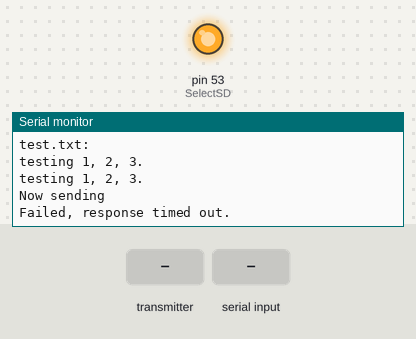
Recording of a sketch running on a simulated Arduino Mega 2560, built with avr-gcc and run on an emulated ATmega2560. Parts: output pins drawn as LEDs (lit = HIGH), the last lines printed to the serial monitor. The test bench sets the inputs (shaded band). Storage starts empty; no radio packets arrive unless stated; pins used as bus, display or sensor lines are not drawn.

Above: at 1.2 s.
1.3 s: the transmitter starts sending got_time = 0
At 2.2 s:
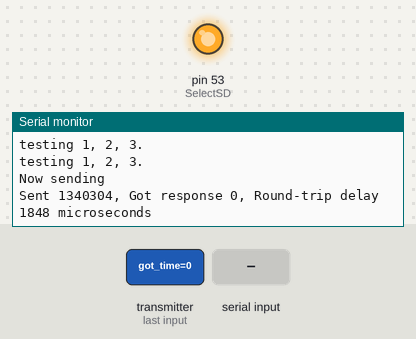
3.8 s: "R" received over Serial
5.9 s: the transmitter starts sending got_time = 256
8.9 s: "T" received over Serial
At 10.0 s:
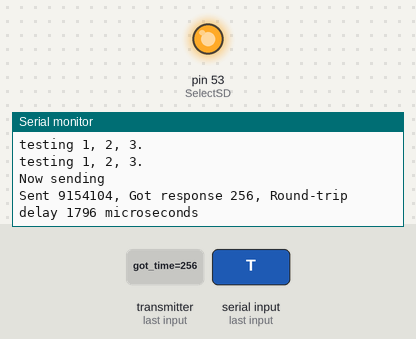
Timing chart, 0 to 11.5 s (numbered marks = the images above; inputs shaded):
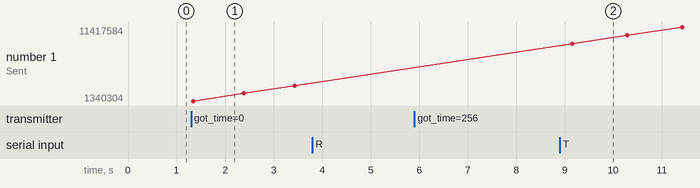

Measured:
- after the input at 1.3 s, the serial monitor: prints a new line at once (image 1)
- after the input at 8.9 s, the serial monitor: prints a new line after 0.13 s (image 2)
- plotted number 1: 3435704 → 11417584 after the input at 8.9 s

The sketch:

WORKING-NRF24LO1L-AND-SD-CARD-READER.ino
```cpp
/*
* Getting Started example sketch for nRF24L01+ radios
* This is a very basic example of how to send data from one node to another
* Updated: Dec 2014 by TMRh20
*/

#include <SPI.h>
#include "RF24.h"
//#include <SD.h>
#include "SdFat.h"

//Sd2Card card;
//SdVolume volume;
//SdFile root;


SdFat SD;

#define SD_CS_PIN 53
File myFile;

/****************** User Config ***************************/
/***      Set this radio as radio number 0 or 1         ***/
bool radioNumber = 1;

/* Hardware configuration: Set up nRF24L01 radio on SPI bus plus pins 7 & 8 */
RF24 radio(48, 49);
/**********************************************************/

byte addresses[][6] = {"1Node","2Node"};

const int SelectSD  = 53;  // pinnenummer brukt for CS til SD-kortet
const int Radio_CSN = 49; // pinnenummer brukt for CSN på radio (ikke endre denne)
const int Radio_CE  = 48;  // pinnenummer brukt til CE på radio (kan være uansett ledig pin)

// Used to control whether this node is sending or receiving
bool role = 1;

void setup() {
  Serial.begin(115200);

  while (!Serial) {}

//  if (SD.begin(SelectSD)) {
//    Serial.println("SD BEGIN SUCCESS");
//  } else {
//    Serial.println("SD BEGIN no success");
//  }


  pinMode(Radio_CSN, OUTPUT);
  pinMode(SelectSD, OUTPUT);

  Serial.println(F("RF24/examples/GettingStarted"));
  Serial.println(F("*** PRESS 'T' to begin transmitting to the other node"));

  readCard();

  Serial.println(".    ");
  Serial.println(".    ");
  Serial.println(".    ");

  radio.begin();


  // Set the PA Level low to prevent power supply related issues since this is a
 // getting_started sketch, and the likelihood of close proximity of the devices. RF24_PA_MAX is default.
  radio.setPALevel(RF24_PA_LOW);

  // Open a writing and reading pipe on each radio, with opposite addresses
  if(radioNumber){
    radio.openWritingPipe(addresses[1]);
    radio.openReadingPipe(1,addresses[0]);
  }else{
    radio.openWritingPipe(addresses[0]);
    radio.openReadingPipe(1,addresses[1]);
  }

  // Start the radio listening for data
  radio.startListening();
}

void readCard() {
  digitalWrite(Radio_CSN,HIGH); // disable radio


  Serial.print("Initializing SD card...");

  if (!SD.begin(SD_CS_PIN)) {
    Serial.println("initialization failed!");
    return;
  }
  Serial.println("initialization done.");

  // open the file. note that only one file can be open at a time,
  // so you have to close this one before opening another.
  myFile = SD.open("test.txt", FILE_WRITE);

  // if the file opened okay, write to it:
  if (myFile) {
    Serial.print("Writing to test.txt...");
    myFile.println("testing 1, 2, 3.");
    // close the file:
    myFile.close();
    Serial.println("done.");
  } else {
    // if the file didn't open, print an error:
    Serial.println("error opening test.txt");
  }

  // re-open the file for reading:
  myFile = SD.open("test.txt");
  if (myFile) {
    Serial.println("test.txt:");

    // read from the file until there's nothing else in it:
    while (myFile.available()) {
      Serial.write(myFile.read());
    }
    // close the file:
    myFile.close();
  } else {
    // if the file didn't open, print an error:
    Serial.println("error opening test.txt");
  }

//
//  if (!card.init(SPI_HALF_SPEED, 4)) {
//    Serial.println("initialization failed. Things to check:");
//    Serial.println("* is a card inserted?");
//    Serial.println("* is your wiring correct?");
//    Serial.println("* did you change the chipSelect pin to match your shield or module?");
//    return;
//  } else {
//    Serial.println("Wiring is correct and a card is present.");
//  }
//
//
//
//
//  // print the type of card
//  Serial.print("\nCard type: ");
//  switch (card.type()) {
//    case SD_CARD_TYPE_SD1:
//      Serial.println("SD1");
//      break;
//    case SD_CARD_TYPE_SD2:
//      Serial.println("SD2");
//      break;
//    case SD_CARD_TYPE_SDHC:
//      Serial.println("SDHC");
//      break;
//    default:
//      Serial.println("Unknown");
//  }
//
//  // Now we will try to open the 'volume'/'partition' - it should be FAT16 or FAT32
//  if (!volume.init(card)) {
//    Serial.println("Could not find FAT16/FAT32 partition.\nMake sure you've formatted the card");
//    return;
//  }
//
//
//  // print the type and size of the first FAT-type volume
//  uint32_t volumesize;
//  Serial.print("\nVolume type is FAT");
//  Serial.println(volume.fatType(), DEC);
//  Serial.println();
//
//  volumesize = volume.blocksPerCluster();    // clusters are collections of blocks
//  volumesize *= volume.clusterCount();       // we'll have a lot of clusters
//  volumesize *= 512;                            // SD card blocks are always 512 bytes
//  Serial.print("Volume size (bytes): ");
//  Serial.println(volumesize);
//  Serial.print("Volume size (Kbytes): ");
//  volumesize /= 1024;
//  Serial.println(volumesize);
//  Serial.print("Volume size (Mbytes): ");
//  volumesize /= 1024;
//  Serial.println(volumesize);
//
//
//  Serial.println("\nFiles found on the card (name, date and size in bytes): ");
//  root.openRoot(volume);
//
//  // list all files in the card with date and size
//  root.ls(LS_R | LS_DATE | LS_SIZE);

  digitalWrite(SelectSD,HIGH); // disable sd-kortet


  digitalWrite(Radio_CSN,LOW); // enable radio
}

void loop() {

  readCard();


/****************** Ping Out Role ***************************/
if (role == 1)  {

    radio.stopListening();                                    // First, stop listening so we can talk.


    Serial.println(F("Now sending"));

    unsigned long start_time = micros();                             // Take the time, and send it.  This will block until complete
     if (!radio.write( &start_time, sizeof(unsigned long) )){
       Serial.println(F("failed"));
     }

    radio.startListening();                                    // Now, continue listening

    unsigned long started_waiting_at = micros();               // Set up a timeout period, get the current microseconds
    boolean timeout = false;                                   // Set up a variable to indicate if a response was received or not

    while ( ! radio.available() ){                             // While nothing is received
      if (micros() - started_waiting_at > 200000 ){            // If waited longer than 200ms, indicate timeout and exit while loop
          timeout = true;
          break;
      }
    }

    if ( timeout ){                                             // Describe the results
        Serial.println(F("Failed, response timed out."));
    }else{
        unsigned long got_time;                                 // Grab the response, compare, and send to debugging spew
        radio.read( &got_time, sizeof(unsigned long) );
        unsigned long end_time = micros();

        // Spew it
        Serial.print(F("Sent "));
        Serial.print(start_time);
        Serial.print(F(", Got response "));
        Serial.print(got_time);
        Serial.print(F(", Round-trip delay "));
        Serial.print(end_time-start_time);
        Serial.println(F(" microseconds"));
    }

    // Try again 1s later
    delay(1000);
  }


/****************** Pong Back Role ***************************/

  if ( role == 0 )
  {
    unsigned long got_time;

    if( radio.available()){
                                                                    // Variable for the received timestamp
      while (radio.available()) {                                   // While there is data ready
        radio.read( &got_time, sizeof(unsigned long) );             // Get the payload
      }

      radio.stopListening();                                        // First, stop listening so we can talk
      radio.write( &got_time, sizeof(unsigned long) );              // Send the final one back.
      radio.startListening();                                       // Now, resume listening so we catch the next packets.
      Serial.print(F("Sent response "));
      Serial.println(got_time);
   }
 }


/****************** Change Roles via Serial Commands ***************************/

  if ( Serial.available() )
  {
    char c = toupper(Serial.read());
    if ( c == 'T' && role == 0 ){
      Serial.println(F("*** CHANGING TO TRANSMIT ROLE -- PRESS 'R' TO SWITCH BACK"));
      role = 1;                  // Become the primary transmitter (ping out)

   }else
    if ( c == 'R' && role == 1 ){
      Serial.println(F("*** CHANGING TO RECEIVE ROLE -- PRESS 'T' TO SWITCH BACK"));
       role = 0;                // Become the primary receiver (pong back)
       radio.startListening();

    }
  }


} // Loop
```
